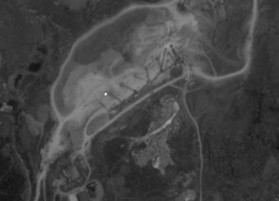
#> input picture 课程/图像处理与分析/code/RegionGrowing/img/jx3.jpg, 279 x 201 px
$ python ostu_improved.py   (older library calls are emulated)
#> lines starting #> are read from the running program, lines starting #| are printed output that depends on the picture; after the words box and inside, x2 and y2 are one past the last pixel; in counts of white or black regions, pixels touching at a corner belong together; long printed decimals are rounded
### 课程/图像处理与分析/code/RegionGrowing/_stack.py
class Stack(object):
    def __init__(self):
        self._item = []

    def push(self, value):
        self._item.append(value)

    def pop(self):
        return self._item.pop()

    def size(self):
        return len(self._item)

    def is_empty(self):
        return True if self.size() == 0 else False

    def empty(self):
        self._item = []

### 课程/图像处理与分析/code/RegionGrowing/ostu_improved.py
from _stack import Stack
import copy
import cv2
import numpy as np
import matplotlib.pyplot as plt


# 仅适用于二值图像
class Region_Growing_Improved(object):
    def __init__(self, im=None, im_path=None):
        self.stack = Stack()

    def im_read(self, img_path):
        self.im_path = img_path
        self.im = cv2.imread(self.im_path)

    def output(self, threshold=20):
        im_out = np.zeros_like(self.im)
        im_out = np.stack((im_out, im_out, im_out), axis=2)
        # print(self.label_area)
        for label_idx in range(1, self.max_label + 1):
            if self.label_area[label_idx] > threshold:  # areas smaller than threshold will be treated as background!!!
                rand_color = np.random.randint(0, 255), np.random.randint(0, 255), np.random.randint(0, 255)
                im_out[np.where(self.im_label == label_idx)] = rand_color
        cv2.waitKey(0)
        return im_out

    def std_dev(self, img):
        arr = []
        h, w = img.shape
        for i in range(h):
            for j in range(w):
                if img[i][j] != 0:
                    arr.append(img[i][j])
        return np.std(arr)

    def run(self, im):
        self.im = im

        self.im_size = self.im.shape
        self.im_height, self.im_width = self.im_size
        self.im_label = np.full_like(self.im, 0).astype(np.int)

        self.max_label = 0
        self.label_area = {}

        seed_group = self._select_seed(im, 0.10)
        # print(len(seed_group))
        # print(seed_group)
        threshold = self.std_dev(im)
        print(threshold)
        for x0, y0 in seed_group:
            # select point which is not labeled and is not background
            if self.im_label[x0, y0] == 0 and self.im[x0, y0] != 0:
                self.max_label += 1
                self.im_label[x0, y0] = self.max_label
                self.stack.push((x0, y0))
                tmp_area = 1  # tmp_area is the area of grown region in this round
                while not self.stack.is_empty():
                    x, y = self.stack.pop()
                    tmp_area += self.grow(x, y, threshold)

                self.label_area[self.max_label] = tmp_area

        return self.output(threshold=20)

    def _get_neighbour(self, x0, y0):
        neighbour = []
        for i in (-1, 0, 1):
            for j in (-1, 0, 1):
                if (i, j) == (0, 0):
                    continue
                x = x0 + i
                y = y0 + j
                if self._in_region(x, y):
                    neighbour.append((x, y))
        return neighbour

    def _in_region(self, x, y):
        return 0 <= x < self.im_height and 0 <= y < self.im_width

    def grow(self, x0, y0, threshold):
        tmp = 0
        current_label = self.im_label[x0, y0]
        for x, y in self._get_neighbour(x0, y0):
            if self._is_meet_threshold(x0, y0, x, y, threshold):  # threshold
                self.im_label[x, y] = current_label
                self.stack.push((x, y))
                tmp += 1
        return tmp

    def _is_meet_threshold(self, x0, y0, x, y, threshold):
        return self.im_label[x, y] == 0 and self.im[x, y] != 0 and (
                abs(int(self.im[x, y]) - int(self.im[x0, y0])) < threshold)

    def _select_seed(self, img, brightness_range):
        seed_gray = self._get_top_gray(img, brightness_range)
        print("seed_gray")
        print(seed_gray)
        print(img[0, 0])
        seed_group = []
        for x0 in range(self.im_height):
            for y0 in range(self.im_width):
                if img[x0, y0] > seed_gray:
                    seed_group.append((x0, y0))
        return seed_group

    def _get_top_gray(self, img, hi_percentage):
        # we want we the hi_percentage brightest pixels
        # * histogram
        hist = cv2.calcHist([img], [0], None, [256], [1, 256]).flatten()

        # * find brightness threshold
        # here: highest thresh for including at least hi_percentage image pixels,
        #       maybe you want to modify it for lowest threshold with for including
        #       at most hi_percentage pixels
        total_count = img.shape[0] * img.shape[1]  # height * width
        target_count = hi_percentage * total_count  # bright pixels we look for
        summed = 0
        for i in range(255, 0, -1):
            summed += int(hist[i])
            if target_count <= summed:
                hi_thresh = i
                break
        else:
            hi_thresh = 0
        # * apply threshold & display result for demonstration purposes:
        return hi_thresh


def main():
    # origin image read
    ori_img = cv2.imread('img/jx3.jpg', 0)
#> ori_img is the input picture: shape (201, 279); min 16, max 248, mean 68

    # 预处理
    # 1. 图像去噪：median filter processing
    img_median = cv2.medianBlur(ori_img, 3)
    img_median = cv2.medianBlur(img_median, 3)
    img_median = cv2.medianBlur(img_median, 3)
    img_median = cv2.medianBlur(img_median, 3)

    # 2. 图像增强
    # 创建CLAHE对象
    clahe = cv2.createCLAHE(clipLimit=2.0, tileGridSize=(8, 8))
    # 限制对比度的自适应阈值均衡化
    dst = clahe.apply(img_median)
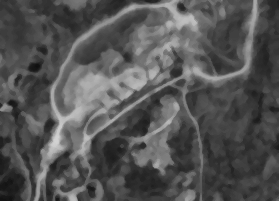
#> dst: shape (201, 279); min 15, max 211, mean 84

    # 3. 背景去除
    # otsu threshold to get a binary image
    ret, bin_ostu = cv2.threshold(dst, 0, 255, cv2.THRESH_BINARY + cv2.THRESH_OTSU)
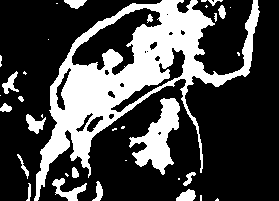
#> bin_ostu: shape (201, 279); 28.7% white; 35 white regions (17 under 20 px), largest, box (x1, y1, x2, y2) and area: (34, 0, 260, 201) 12606, (129, 98, 180, 175) 1759, (52, 178, 87, 201) 317
#> ret = 98
    print(ret)  # threshold
#| 98.0

    ostu_img = copy.deepcopy(dst)
    h, w = ostu_img.shape
#> h = 201; w = 279
    for i in range(h):
        for j in range(w):
            if ostu_img[i][j] < ret:
                ostu_img[i][j] = 0
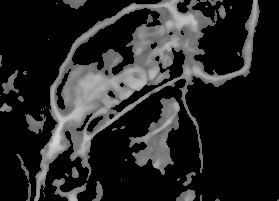
#> ostu_img: shape (201, 279); min 0, max 211, mean 38.4

    grow_seed = Region_Growing_Improved()
    result = grow_seed.run(ostu_img.astype(np.uint8))
#> in _get_top_gray, `hist = cv2.calcHist([img], [0], None, [256], [1, 256]).flatten()`: hist = 256 values, max 342 at index 113, min 0 at index 0, mean 64.16
#> the loop in _get_top_gray, `for i in range(255, 0, -1):` made 118 passes
#> summed on passes 1 to 12: 0, 0, 0, 0, 0, 0, 0, 0, 0, 0, 0, 0
#> after the loop in _get_top_gray, `for i in range(255, 0, -1):`: summed = 5679
#> in _select_seed, `seed_gray = self._get_top_gray(img, brightness_range)`: seed_gray = 138
#| 138
#| 0
#> in run, `seed_group = self._select_seed(im, 0.10)`: seed_group = 5679 pairs, first value 0 to 200, second value 0 to 256
#> after the loop in std_dev, `for i in range(h):`: arr = 16424 values, max 211 at index 13447, min 98 at index 0, mean 131.2
#> in run, `threshold = self.std_dev(im)`: threshold = 23.86
#| 23.859
#> the loop in run, `for x0, y0 in seed_group:` made 5679 passes
#> (x0, y0) on passes 2 to 4: (0, 172), (0, 173), (0, 174)
#> after the loop in run, `for x0, y0 in seed_group:`:
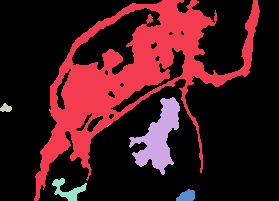
#> self.im_label: shape (201, 279) int64; 8 distinct labels, from 0 to 7; one colour per label, 0 black
#> in output, `im_out = np.stack((im_out, im_out, im_out), axis=2)`: im_out: shape (201, 279, 3); every value is 0
#> after the loop in output, `for label_idx in range(1, self.max_label + 1):`:
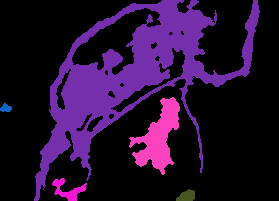
#> im_out: shape (201, 279, 3); mean of channels 0, 1, 2 47, 13.4, 36.3; drawn as B, G, R

    # 后处理
    kernel = cv2.getStructuringElement(cv2.MORPH_ELLIPSE, (2, 2))
    result = cv2.morphologyEx(result, cv2.MORPH_CLOSE, kernel)
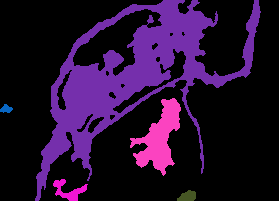
#> result: shape (201, 279, 3); mean of channels 0, 1, 2 47.1, 13.4, 36.4; drawn as B, G, R

    # show image
    plt.figure('region growing', figsize=(15, 8))
    plt.subplot(231), plt.imshow(ori_img, cmap='gray'), plt.title('original'), plt.axis('off')
    plt.subplot(232), plt.imshow(img_median, cmap='gray'), plt.title('median'), plt.axis('off')
    plt.subplot(233), plt.imshow(dst, cmap='gray'), plt.title('CLAHE'), plt.axis('off')
    plt.subplot(234), plt.imshow(bin_ostu, cmap='gray'), plt.title('bin_ostu'), plt.axis('off')
    plt.subplot(235), plt.imshow(ostu_img, cmap='gray'), plt.title('ostu_img'), plt.axis('off')
    plt.subplot(236), plt.imshow(result, cmap='gray'), plt.title('result'), plt.axis('off')
    plt.show()


if __name__ == '__main__':
    main()
